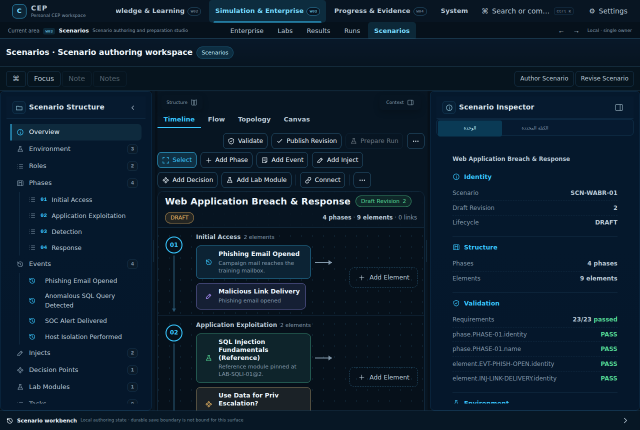
#> input picture writer-output/W03-SCENARIOS/evidence/final/scenarios-en-1280x860-20260930T020620Z.png, 1280 x 860 px, given in place of Cybersecurity Scenario Timeline Dashboard(1).png, which was not available (shown at 1/2 size)
$ python ink.py
#> lines starting #> are read from the running program, lines starting #| are printed output that depends on the picture; pictures that were not available may be replaced by others from this repository, and a replacement may not be noted
#!/usr/bin/env python3
"""Ink/density metric for W03-SCENARIOS: same edge-ink formula on reference and candidate bytes,
plus per-region breakdown (topbar / left / center / right) for L2 comparison."""
import hashlib, json, os, sys
from PIL import Image

ROOT = os.path.abspath(os.path.join(os.path.dirname(__file__), '..', '..'))
REF = os.path.join(ROOT, 'cep-writer/references/visual/02_SIMULATION_AND_ENTERPRISE/02_SCENARIOS/Cybersecurity Scenario Timeline Dashboard(1).png')
OUT_DIR = os.path.join(os.path.dirname(__file__), 'evidence', sys.argv[1] if len(sys.argv) > 1 else 'evidence')

def ink(im):
    im = im.convert('L'); w, h = im.size; px = im.load()
    tot = edge = 0
    for y in range(1, h - 1):
        for x in range(1, w - 1):
            tot += 1
            gx = abs(px[x + 1, y] - px[x - 1, y]); gy = abs(px[x, y + 1] - px[x, y - 1])
            if gx + gy > 24: edge += 1
    return round(edge / max(tot, 1), 4)

REGIONS = {'topbar': (0, 0, 1505, 120), 'left': (0, 180, 310, 1045),
           'center': (310, 180, 1085, 1045), 'right': (1085, 180, 1505, 1045)}

ref = Image.open(REF)
#> ref is the input picture: PIL image 1280x860 RGB; mean R, G, B 13.1, 30.2, 45.7
ref_ink = ink(ref)
#> in ink, `im = im.convert('L')`:
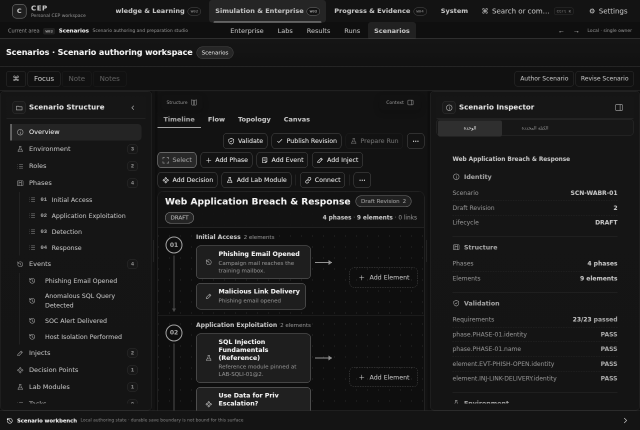
#> im: PIL image 1280x860 L (shown at 1/2 size); min 13, max 245, mean 26.9
#> after the loop in ink, `for y in range(1, h - 1):`: edge = 131145; tot = 1096524
#> ref_ink = 0.12
ref_regions = {k: ink(ref.crop(v)) for k, v in REGIONS.items()}
#> in ink (call 2), `im = im.convert('L')`:
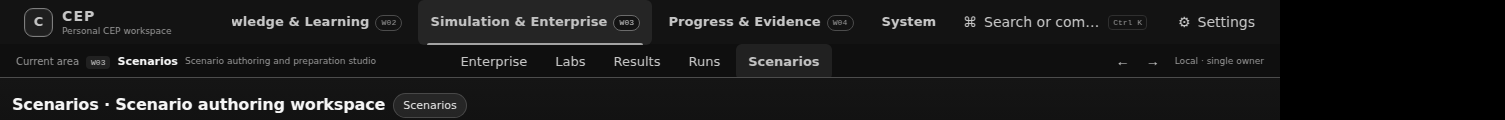
#> im: PIL image 1505x120 L; min 0, max 245, mean 25
#> after the loop in ink (call 2), `for y in range(1, h - 1):`: edge = 21252; tot = 177354
#> in ink (call 3), `im = im.convert('L')`:
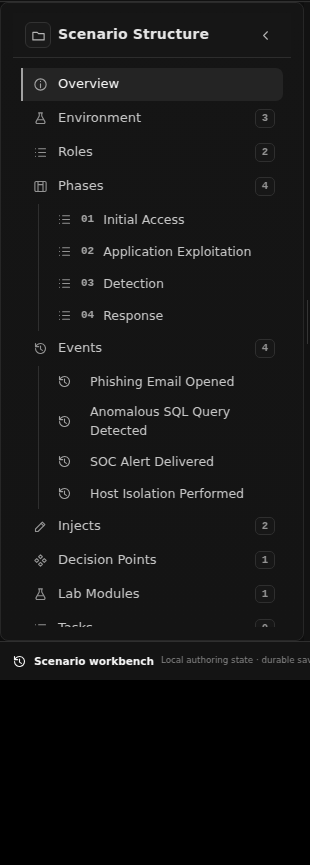
#> im: PIL image 310x865 L; min 0, max 244, mean 21.3
#> after the loop in ink (call 3), `for y in range(1, h - 1):`: edge = 21149; tot = 265804
#> in ink (call 4), `im = im.convert('L')`:
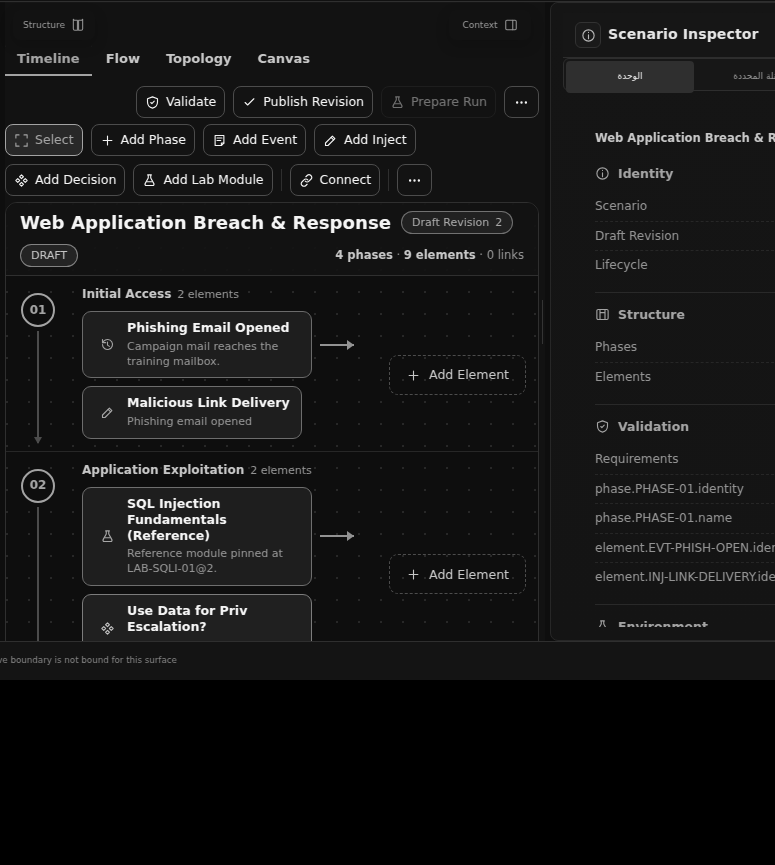
#> im: PIL image 775x865 L; min 0, max 244, mean 21.8
#> after the loop in ink (call 4), `for y in range(1, h - 1):`: edge = 73610; tot = 667099
#> in ink (call 5), `im = im.convert('L')`:
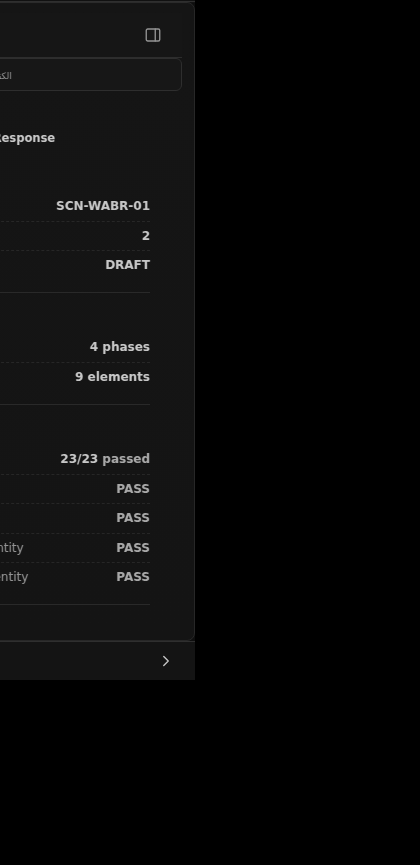
#> im: PIL image 420x865 L; min 0, max 198, mean 8.9
#> after the loop in ink (call 5), `for y in range(1, h - 1):`: edge = 7457; tot = 360734
#> ref_regions = {'topbar': 0.12, 'left': 0.0796, 'center': 0.11, 'right': 0.0207}

frames = []
for name in sorted(os.listdir(OUT_DIR)):
    if not name.endswith('.png'): continue
    path = os.path.join(OUT_DIR, name)
    data = open(path, 'rb').read()
    im = Image.open(path)
    entry = {'file': name, 'path': os.path.relpath(path, ROOT), 'sha256': hashlib.sha256(data).hexdigest(),
             'bytes': len(data), 'dims': f'{im.size[0]}x{im.size[1]}', 'ink': ink(im)}
    if im.size == (1505, 1045) and '-en-' in name:
        entry['regions'] = {k: ink(im.crop(v)) for k, v in REGIONS.items()}
        entry['ratios'] = {k: round(entry['regions'][k] / ref_regions[k], 2) for k in REGIONS}
        entry['ratio'] = round(entry['ink'] / ref_ink, 2)
    frames.append(entry)

receipt = {'schemaVersion': 1, 'proof': 'W03-SCENARIOS-INK',
           'reference': os.path.relpath(REF, ROOT), 'referenceInk': ref_ink, 'referenceRegions': ref_regions,
           'metric': 'edge-ink fraction: |dx|+|dy|>24 over interior pixels', 'frames': frames}
with open(os.path.join(OUT_DIR, 'INK.json'), 'w') as fh: json.dump(receipt, fh, indent=1)
print(json.dumps({'referenceInk': ref_ink, 'frames': len(frames),
                  'en1505': [f for f in frames if f.get('ratio')]}, indent=1))
#| {
#|  "referenceInk": 0.1196,
#|  "frames": 0,
#|  "en1505": []
#| }
